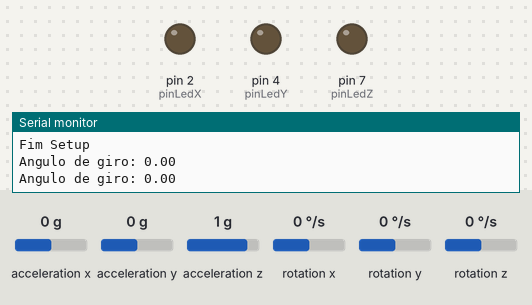
A sketch run on a simulated Arduino Uno, built with avr-gcc and run on an emulated ATmega328P. On the bench: output pins drawn as LEDs (lit = HIGH), the last lines printed to the serial monitor. The test bench sets the inputs (shaded band); at power-on: acceleration x 0 g, acceleration y 0 g, rotation z 0 °/s, acceleration z 1 g, rotation x 0 °/s, rotation y 0 °/s.

Above: at 4.7 s.
4.8 s: acceleration x set to -0.3 g
6.3 s: acceleration x set to -0.6 g
At 7.1 s:
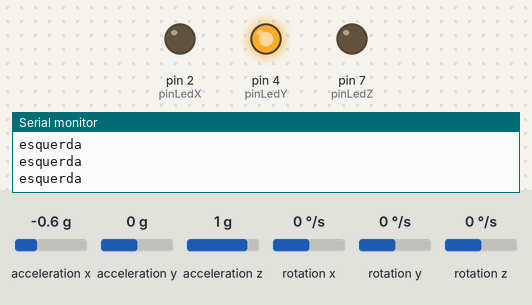
7.8 s: acceleration y set to -0.4 g
10.8 s: acceleration y set to -0.7 g
At 11.2 s:
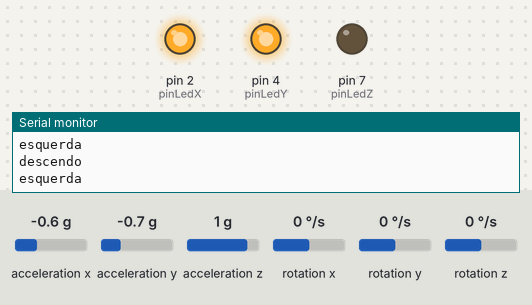
12.3 s: acceleration x set to 0 g
At 13.1 s:
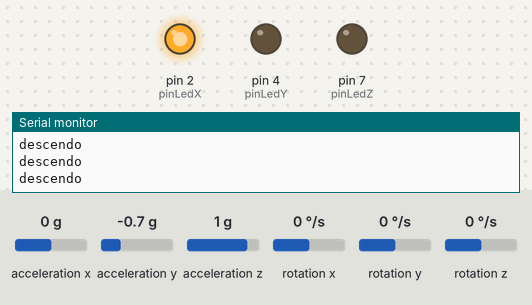
13.8 s: rotation z set to 15 °/s
16.8 s: rotation z set to 18 °/s
At 17.5 s:
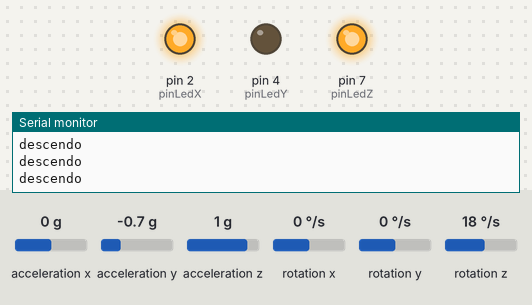
Timing chart, 0 to 19.5 s (numbered marks = the images above; inputs shaded):
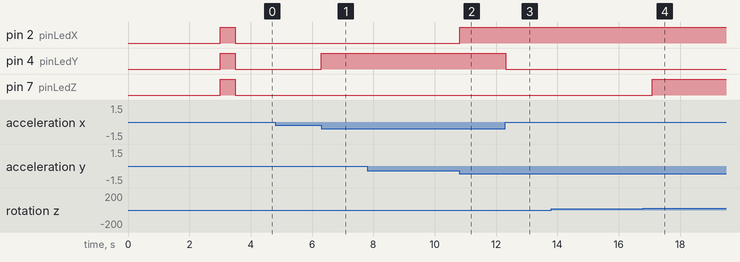

Measured:
- the behaviour switches between -0.4 and -0.5 g on acceleration x (found by bisection; images 0 and 1)
- the behaviour switches between -0.5 and -0.6 g on acceleration y (found by bisection; images 1 and 2)
- the behaviour switches between 16 and 17 °/s on rotation z (found by bisection; images 3 and 4)
- after the input at 6.3 s, pin 4 (pinLedY): LOW → HIGH at once
- after the input at 10.8 s, pin 2 (pinLedX): LOW → HIGH at once
- after the input at 12.3 s, pin 4 (pinLedY): HIGH → LOW at once

The sketch:

Acelerometro.ino
```cpp
// importando as bibliotecas do código
#include <MPU6050_tockn.h>
#include <Wire.h>
// Vamos agora criar as váriaveis dos pinos
#define pinLedX 2
#define pinLedY 4
#define pinLedZ 7
// criando o acelerometro
#define MPU6050_ADDR         0x68
//#define MPU6050_ADDR         0x69
// Vamos criar o acelerometro usando a lib
#define DEBUG
MPU6050 mpu6050(Wire);
// váriaveis para salvar o angulo
float anguloX;
float anguloY;
float anguloZ;
// salvar o tempo do projeto
unsigned long controleTempo;

void setup() {
	// iniciando a comunicação
  Serial.begin(9600);
	//   iniciando o aceletrometro
  Wire.begin();
  mpu6050.begin();
  mpu6050.calcGyroOffsets(false);
// Dizendo que os 3 pinos dos leds são saida de energia
  pinMode(pinLedX,OUTPUT);
  pinMode(pinLedY,OUTPUT);
  pinMode(pinLedZ,OUTPUT);
//   ascendendo os leds
  digitalWrite(pinLedX,HIGH);
  digitalWrite(pinLedY,HIGH);
  digitalWrite(pinLedZ,HIGH);
  delay(500);
//   Apagando os leds
  digitalWrite(pinLedX,LOW);
  digitalWrite(pinLedY,LOW);
  digitalWrite(pinLedZ,LOW);

//   Terminando o Setup
  #ifdef DEBUG
  Serial.println("Fim Setup");
  #endif
}

void loop() {
	// Sempre atualizando o acelerometro no começo de tudo
  mpu6050.update();
// pegando os angulos
  anguloX = mpu6050.getAngleX();
  anguloY = mpu6050.getAngleY();
  anguloZ = mpu6050.getAngleZ();
// Se cada um dos angulos subir mais que 25 graus
// irá acender o led
  if (anguloX >= 25){
    Serial.println("subindo");
    digitalWrite(pinLedX,HIGH);
  } else if (anguloX <= -25){
    Serial.println("descendo");
    digitalWrite(pinLedX,HIGH);
  }else {
    digitalWrite(pinLedX,LOW);
  }

  if (anguloY >= 25){
    Serial.println("esquerda");
    digitalWrite(pinLedY,HIGH);
  } else if (anguloY <= -25){
    Serial.println("direita");
    digitalWrite(pinLedY,HIGH);
  }else {
    digitalWrite(pinLedY,LOW);
  }

  if (anguloZ >= 50 || anguloZ <= -70){
    digitalWrite(pinLedZ,HIGH);
  } else {
    digitalWrite(pinLedZ,LOW);
  }

	// printando sempre a cada 1 segundo
  if( millis() - controleTempo > 1000){
    Serial.print("Angulo de giro: ");
    Serial.println(anguloZ);

    controleTempo = millis();
  }
}
```
